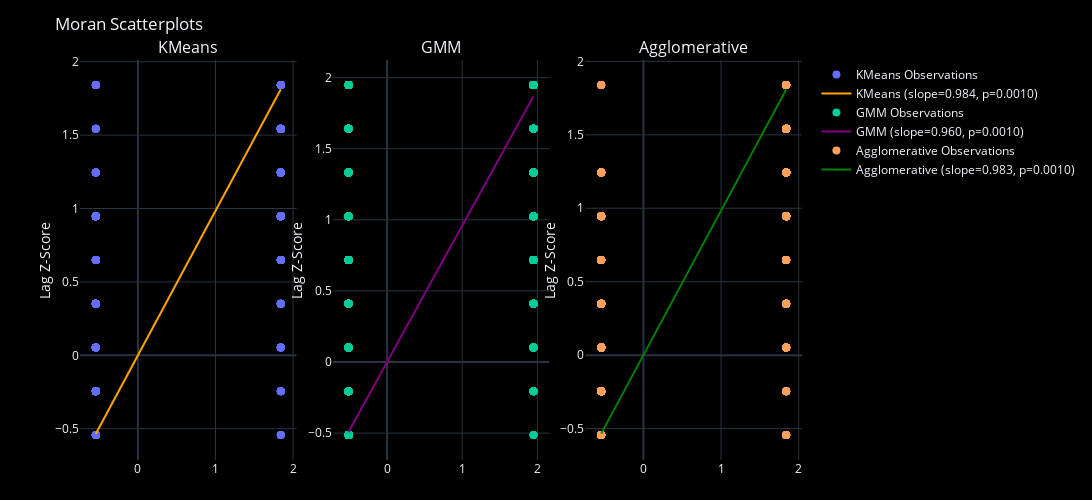

The cell this chart's notebook holds for it:
### Markdown cell above
<h2 style="color: #FFA07A;">3. Applying (Unsupervised) Algorithms to Select the Number of Clusters</h2>

### Code cell
# hide-me
from IPython.display import Javascript, display
display(Javascript('window.cellVisibilityManager?.hideCells?.();'))

from IPython import get_ipython
import pickle

ipython = get_ipython()

# Run libraries
ipython.run_line_magic("run", "case_study_prep.ipynb")

# Run base notebook
ipython.run_line_magic("run", "clustering_base.ipynb")
